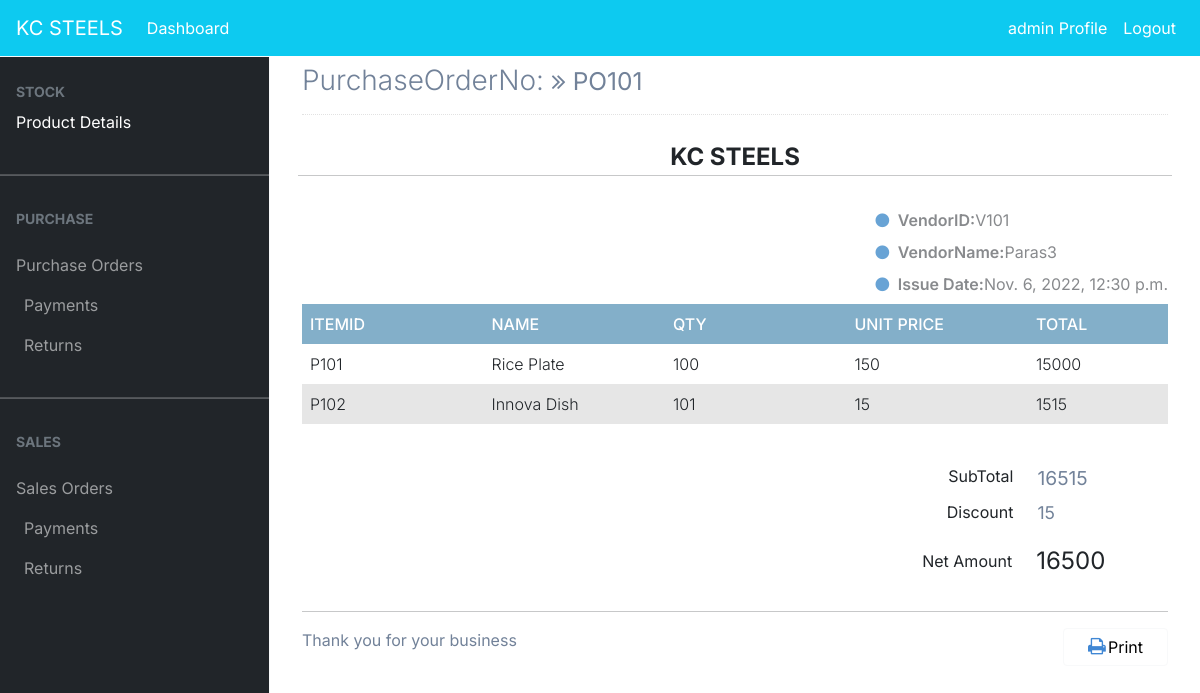
The app's page /purchase/view/74 (signed in) with its own data.
### dashboard/models.py (models this page shows, shortened)
class PurchaseOrder(models.Model):
    date = models.DateTimeField(auto_now_add=True)
    po_no = models.IntegerField(null=True)
    po_number = models.CharField(max_length=100, null=True, unique=True)
    vendor_name = models.ForeignKey(Vendor, on_delete=models.CASCADE,null=True)
    gross_amount = models.PositiveIntegerField(null=True)
    discount = models.PositiveIntegerField(null=True)
    net_amount = models.PositiveIntegerField(null=True)
    net_pending = models.PositiveIntegerField(null=True,default=0)
    status = models.BooleanField(default=False,null=True)

class Vendor(models.Model):
    vendor_no = models.IntegerField(null=True)
    vendor_id = models.CharField(max_length=100, null=True, unique=True)
    vendor_name = models.CharField(max_length=100, null=True)
    vendor_address = models.CharField(max_length=200, null=True)
    vendor_mobile = models.CharField(max_length=15,null=True)
    def __str__(self):
            return self.vendor_name

class PurchasedItems(models.Model):
    po_number = models.ForeignKey(PurchaseOrder, on_delete=models.CASCADE,null=True)
    vendor_id = models.ForeignKey(Vendor, on_delete=models.CASCADE,null=True)
    item_id = models.CharField(max_length = 20,null=True)
    item_name = models.ForeignKey(Item, on_delete=models.CASCADE,null=True)
    quantity = models.PositiveIntegerField(null=True, default=0)
    unit_price = models.PositiveIntegerField(null=True, default=0)
    total_amt = models.PositiveIntegerField(null=True)
    @property
    def item_id(self):
        return self.item_name.item_id

class Item(models.Model):
        item_no = models.IntegerField(null=True)
        item_id = models.CharField(max_length=10,null=True)
        name = models.CharField(max_length=100, null=True, blank=False,unique=True)
        unit_price = models.PositiveBigIntegerField(null=True,blank=True)
        qty_available = models.PositiveIntegerField(null=True, default=0)
        qty_sold = models.PositiveIntegerField(null=True, default=0)
        qty_purchased = models.PositiveIntegerField(null=True, default=0)
        status = models.BooleanField(default=False)
        def __str__(self):
            return  self.name

### dashboard/views.py (the view)
# urls.py: path('purchase/view/<int:pk>',views.purchase_view,name='purchase_view'),
@login_required
def purchase_view(request, pk):
    purchase_orders = PurchaseOrder.objects.get(id=pk)
    purchase_orders1 = PurchaseOrder.objects.all()
    current_po_number = purchase_orders1.values('id').filter(id=pk)[0]['id']
    purchase_order_views = PurchasedItems.objects.filter(po_number_id=current_po_number)
    current_purchase_orderid = PurchaseOrder.objects.get(id=pk).id
    current_po = PurchaseOrder.objects.get(id=current_po_number).po_number
    current_vendor = PurchaseOrder.objects.get(id=current_po_number).vendor_name
    current_vendor_name = Vendor.objects.get(vendor_name=current_vendor).vendor_name
    current_vendor_id = Vendor.objects.get(vendor_name=current_vendor).vendor_id
    po_date = PurchaseOrder.objects.get(id=current_po_number).date
    discount = PurchaseOrder.objects.get(id=current_po_number).discount
    net_amt = PurchaseOrder.objects.get(id=current_po_number).net_amount
    total_amt = 0
    _id = PurchaseOrder.objects.get(id=pk).id
    for each in PurchasedItems.objects.filter(po_number__id=_id):
        total_amt += each.total_amt
    context = {
        'purchase_orders' : purchase_orders,
        'purchase_order_views' : purchase_order_views,
        'total_amt' : total_amt,
        'discount' : discount,
        'net_amt' : net_amt,
        'current_purchase_orderid' : current_purchase_orderid,
        'current_po' : current_po,
        'current_vendor' : current_vendor,
        'po_date' : po_date,
        'current_vendor_name' : current_vendor_name,
        'current_vendor_id' : current_vendor_id
    }
    return render(request, 'purchase/purchase_view.html',context)

### templates/purchase/purchase_view.html (shortened to what this page needs)
{% extends 'partial/base.html' %}
{% load crispy_forms_tags %}
{% block content %}
{% include 'partial/topnav_staff.html'%}
<div style="margin-left:290px;margin-right:20px">
	<div class="page-content container">
		<div class="page-header text-blue-d2">
			<h1 class="page-title text-secondary-d1">
				PurchaseOrderNo:
				<small class="page-info">
					<i class="fa fa-angle-double-right text-80"></i>
					{{current_po}}
				</small>
			</h1>
		</div>
		<div class="container px-0">
			<div class="row mt-4">
				<div class="col-12 col-lg-12">
					<div class="row">
						<div class="col-12">
							<div class="text-center text-150">
								<span class="text-default-d3" style="font-weight:bold;">KC STEELS</span>
							</div>
						</div>
					</div>
					<hr class="row brc-default-l1 mx-n1 mb-4" />
					<div class="row">
						<div class="col-sm-6">
						</div>
						<div class="text-95 col-sm-6 align-self-start d-sm-flex justify-content-end">
							<div class="text-grey-m2">
								<div class="my-2"><i class="fa fa-circle text-blue-m2 text-xs mr-1"></i> <span class="text-600 text-90">VendorID:</span>{{current_vendor_id}}</div>
								<div class="my-2"><i class="fa fa-circle text-blue-m2 text-xs mr-1"></i> <span class="text-600 text-90">VendorName:</span>{{current_vendor_name}}</div>
								<div class="my-2"><i class="fa fa-circle text-blue-m2 text-xs mr-1"></i> <span class="text-600 text-90">Issue Date:</span>{{po_date}}</div>
							</div>
						</div>
					</div>
				<div class="table-responsive">
					<table class="table table-striped table-borderless border-0 border-b-2 brc-default-l1">
						<thead class="bg-none bgc-default-tp1">
							<tr class="text-white">
								<th class="opacity-2">ItemID</th>
								<th>Name</th>
								<th>Qty</th>
								<th>Unit Price</th>
								<th width="140">Total</th>
							</tr>
						</thead>
						<tbody class="text-95 text-secondary-d3">
							{% for purchase_order_view in purchase_order_views %}
							<tr>
								<td>{{ purchase_order_view.item_id }}</td>
								<td>{{ purchase_order_view.item_name }}</td>
								<td>{{ purchase_order_view.quantity }}</td>
								<td class="text-95">{{ purchase_order_view.unit_price }}</td>
								<td class="text-secondary-d2">{{ purchase_order_view.total_amt }}</td>
							</tr>
							{% endfor %}
						</tbody>
					</table>
				</div>
						<div class="row mt-3">
							<div class="col-12 col-sm-7 text-grey-d2 text-95 mt-2 mt-lg-0">
							</div>
							<div class="col-12 col-sm-5 text-grey text-90 order-first order-sm-last">
								<div class="row my-2">
									<div class="col-7 text-right">
										SubTotal
									</div>
									<div class="col-5">
										<span class="text-120 text-secondary-d1">{{total_amt}}</span>
									</div>
								</div>
								<div class="row my-2">
									<div class="col-7 text-right">
										Discount
									</div>
									<div class="col-5">
										<span class="text-110 text-secondary-d1">{{discount}}</span>
									</div>
								</div>
								<div class="row my-2 align-items-center bgc-primary-l3 p-2">
									<div class="col-7 text-right">
										Net Amount
									</div>
									<div class="col-5">
										<span class="text-150 text-success-d3 opacity-2">{{net_amt}}</span>
									</div>
								</div>
							</div>
						</div>
						<hr />
						<div>
							<span class="text-secondary-d1 text-105">Thank you for your business</span>
							<a href="{% url 'report_pdf'  current_purchase_orderid %}" class="btn bg-white btn-light btn-bold px-4 float-right mt-3 mt-lg-0"><i class="mr-1 fa fa-print text-primary-m1 text-120 w-2"></i>Print</a>
						</div>
					</div>
				</div>
			</div>
		</div>
	</div>
{% endblock %}

### templates/partial/nav.html (shortened to what this page needs)
<div class="mx-6">
	<nav class="navbar navbar-expand-lg navbar-info bg-info">
        {% if user.is_authenticated %}
            <a class="navbar-brand text-white"  href="#">KC STEELS</a>
            <div class="collapse navbar-collapse" id="navbarSupportedContent">
            <ul class="navbar-nav mr-auto">
                <li class="nav-item active">
                <a class="nav-link text-white" href="{% url 'dashboard-index' %}">Dashboard <span class="sr-only">(current)</span></a>
				</li>
            </ul>
			<ul class="navbar-nav ml-auto">
                <li class="nav-item active">
                <a class="nav-link text-white" data-toggle="modal" data-target="#viewP-{{ user.id}}"> {{ user.username }} Profile <span class="sr-only">(current)</span></a>
                </li>
                <li class="nav-item">
                <a class="nav-link text-white" href="{% url 'user-logout' %}">Logout</a>
                </li>
            </ul>
        {% endif %}
      </nav>
</div>

### static/style.css (style rules this page uses)
body { background-color: aliceblue; }

### static/tblstyle.css (style rules this page uses)
table { width:100%; table-layout: fixed; }
th { padding: 20px 15px; text-align: left; font-weight: 500; text-transform: uppercase; }
td { padding: 15px; text-align: left; vertical-align:middle; font-weight: 300; border-bottom: solid 1px rgba(255,255,255,0.1); }

### static/sidebar/navstyle.css (style rules this page uses)
body, button { font-family: "Inter", sans-serif; }
:root { --offcanvas-width: 270px; --topNavbarHeight: 56px; }
@media (min-width: 992px) { body { overflow: auto !important; } }

### templates/purchase/purchase_view.html (style rules this page uses)
body { margin-top:20px; color: #484b51; }
.text-secondary-d1 { color: #728299!important; }
.page-header { margin: 0 0 1rem; padding-bottom: 1rem; padding-top: .5rem; border-bottom: 1px dotted #e2e2e2; display: -ms-flexbox; display: flex; -ms-flex-pack: justify; justify-content: space-between; -ms-flex-align: center; align-items: center; }
.page-title { padding: 0; margin: 0; font-size: 1.75rem; font-weight: 300; }
.brc-default-l1 { border-color: #dce9f0!important; }
.ml-n1, .mx-n1 { margin-left: -.25rem!important; }
.mr-n1, .mx-n1 { margin-right: -.25rem!important; }
.mb-4, .my-4 { margin-bottom: 1.5rem!important; }
hr { margin-top: 1rem; margin-bottom: 1rem; border: 0; border-top: 1px solid rgba(0,0,0,.1); }
.text-grey-m2 { color: #888a8d!important; }
.font-bolder, .text-600 { font-weight: 600!important; }
.text-110 { font-size: 110%!important; }
.bgc-default-tp1 { background-color: rgba(121,169,197,.92)!important; }
.btn-light { color: #757984; background-color: #f5f6f9; border-color: #dddfe4; }
.w-2 { width: 1rem; }
.text-120 { font-size: 120%!important; }
.text-primary-m1 { color: #4087d4!important; }
.text-blue-m2 { color: #68a3d5!important; }
.text-150 { font-size: 150%!important; }

### records on screen
PurchaseOrder: po_number "PO101", date "Nov. 6, 2022, 12:30 p.m."
Vendor: vendor "V101", vendor_name "Paras3"
PurchasedItems: item_id "P101", item_name "Rice Plate", quantity "100", unit_price "150", total_amt "15000"
PurchasedItems: item_id "P102", item_name "Innova Dish", quantity "101", unit_price "15", total_amt "1515"

### other values on screen
{{ user.username }} "admin"
{{ total_amt }} "16515"
{{ discount }} "15"
{{ net_amt }} "16500"
